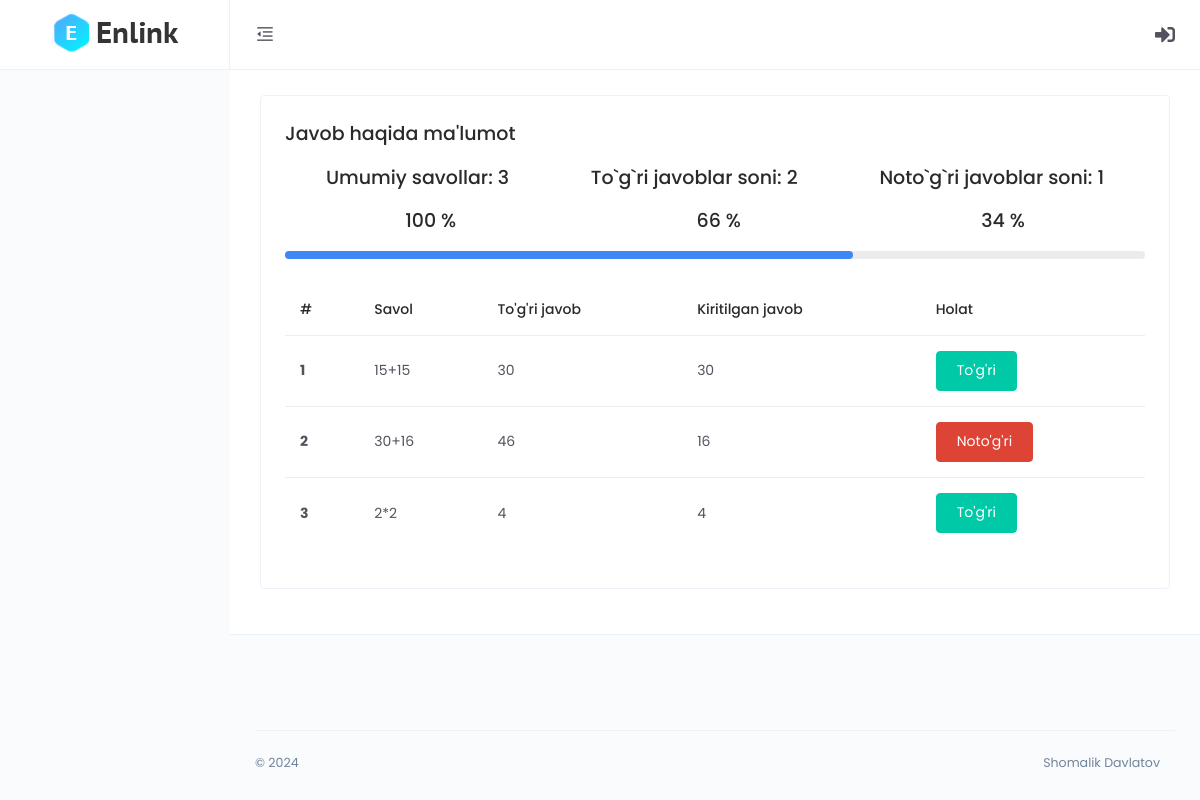
/quiz-detail/5oxanXDQZvVClJb/, run on the app's committed database.
### main/models.py (models this page shows, shortened)
class CodeGenerate(models.Model):
    code = models.CharField(max_length=255, blank=True,unique=True)
    class Meta:
        abstract = True

class AnswerDetail(CodeGenerate):
    answer = models.ForeignKey(Answer, on_delete=models.CASCADE)
    question = models.ForeignKey(Question ,on_delete=models.CASCADE)
    user_answer = models.ForeignKey(Option, on_delete=models.CASCADE)
    @property
    def is_correct(self):
        return self.user_answer == self.question.correct_answer

class Question(CodeGenerate):
    name = models.CharField(max_length=255)
    quiz = models.ForeignKey(Quiz, on_delete=models.CASCADE)
    def __str__(self):
        return self.name
    @property
    def correct_answer(self):
        return Option.objects.get(question=self, is_correct=True)

class Option(CodeGenerate):
    name = models.CharField(max_length=255)
    question = models.ForeignKey(Question, on_delete=models.CASCADE)
    is_correct = models.BooleanField(default=False)

### front/views.py (the view)
# urls.py: path('quiz-detail/<str:code>/', views.quiz_detail, name='quiz_detail'),
def quiz_detail(request, code):
    answer = models.Answer.objects.get(code=code)
    details = models.AnswerDetail.objects.filter(answer=answer)
    questions = models.Question.objects.filter(quiz=answer.quiz)
    correct = 0
    in_correct = questions.count()
    for detail in details:
        if detail.is_correct:
            correct += 1
            in_correct -= 1
    try:
        correct_percentage = int(correct * 100 / questions.count())
    except:
        correct_percentage = 0
    in_correct_percentage = 100 - correct_percentage
    context = {
        'answer':answer,
        'details':details,
        'correct':correct,
        'in_correct':in_correct,
        'total':details.count(),
        'correct_percentage':int(correct_percentage),
        'in_correct_percentage':in_correct_percentage
    }
    return render(request, 'front/quiz_detail.html', context)

### templates/front/quiz_detail.html
{% extends 'dashboard/base.html' %}
{% load static %}
{% block content %}
         <div class="main-content">
            <div class="page-header no-gutters">
                <div class="card">
                    <div class="card-body">
                        <div class="d-flex align-items-center justify-content-between m-b-15">
                            <h4 class="m-b-0">Javob haqida ma'lumot</h4>
                        </div>
                        <div class="d-flex align-items-center  m-b-15" style="justify-content:space-around;">
                            <h4 class="m-b-0">Umumiy savollar: {{total}}</h4>
                            <h4 class="m-b-0">To`g`ri javoblar soni: {{correct}}</h4>
                            <h4 class="m-b-0">Noto`g`ri javoblar soni: {{in_correct}}</h4>
                        </div>
                        <div class="d-flex align-items-center  m-b-15" style="justify-content: space-around;">
                            <h4 class="m-b-0">100 %</h4>
                            <h4 class="m-b-0">{{correct_percentage}} %</h4>
                            <h4 class="m-b-0">{{in_correct_percentage}} %</h4>
                        </div>
                        {% if correct_percentage == 0 %}
                        <div class="progress">
                            <div class="progress-bar" role="progressbar" aria-valuenow="0" aria-valuemin="0" aria-valuemax="100"></div>
                        </div>
                        {% else %}
                        <div class="progress">
                            <div class="progress-bar" role="progressbar" style="width: {{correct_percentage}}%" aria-valuenow="{{correct_percentage}}" aria-valuemin="0" aria-valuemax="100"></div>
                        </div>
                        {% endif %}
                        <div class="m-t-25">
                            <div class="table-responsive">
                                <table class="table">
                                    <thead>
                                        <tr>
                                            <th scope="col">#</th>
                                            <th scope="col">Savol</th>
                                            <th scope="col">To'g'ri javob</th>
                                            <th scope="col">Kiritilgan javob</th>
                                            <th scope="col">Holat</th>
                                        </tr>
                                    </thead>
                                    <tbody>
                                        {% for d in details %}
                                        <tr>
                                            <th scope="row">{{forloop.counter}}</th>
                                            <td>{{d.question}}</td>
                                            <td>{{d.question.correct_answer.name}}</td>
                                            <td>{{d.user_answer.name}}</td>
                                            {% if d.is_correct %}
                                            <td><button class="btn btn-success">To'g'ri </button></td>
                                            {% else %}
                                            <td><button class="btn btn-danger">Noto'g'ri </button></td>
                                            {% endif %}
                                        </tr>
                                        {% endfor %}
                                    </tbody>
                                </table>
                            </div>
                        </div>
                    </div>
                </div>
            </div>
        </div>
{% endblock %}

### data on the page
AnswerDetail: question "15+15", question.correct_answer.name "30", user_answer.name "30", shows "To'g'ri"
AnswerDetail: question "30+16", question.correct_answer.name "46", user_answer.name "16", shows "Noto'g'ri"
AnswerDetail: question "2*2", question.correct_answer.name "4", user_answer.name "4", shows "To'g'ri"

### other printed values
{{ total }} "3"
{{ correct }} "2"
{{ in_correct }} "1"
{{ correct_percentage }} "66"
{{ in_correct_percentage }} "34"
